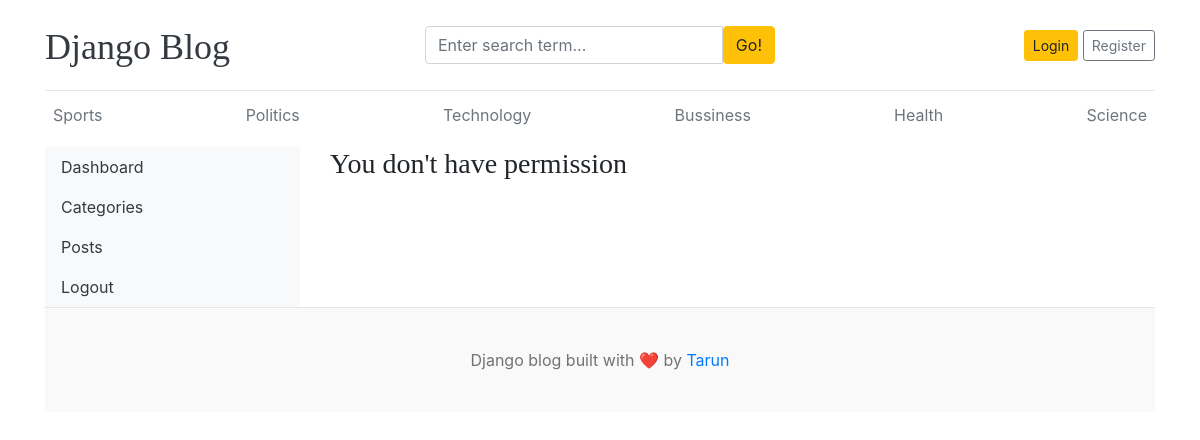
The page /dashboard/users/ on the database its author committed.
### blogs/models.py (models this page shows, shortened)
class Category(models.Model):
    category_name=models.CharField(max_length=100,unique=True)
    created_at=models.DateTimeField(auto_now_add=True)
    updated_at=models.DateTimeField(auto_now=True)
    class Meta:
        verbose_name_plural='categories'

### dashboard/views.py (the view)
# urls.py: path('users/',views.users,name='users'),
def users(request):
    users=User.objects.all()
    context={
        'users':users,
    }
    return render(request,'dashboard/users.html',context)

### blogs/context_processors.py (called while the page is built)
def get_categories(request):
    categories=Category.objects.all()
    return dict(categories=categories)

def get_social_links(request):
    social_links=SocialLinks.objects.all()
    return dict(social_links=social_links)

### templates/dashboard/users.html
{% extends 'base.html' %}
{% block start %}
<div class="row">
    {% include 'dashboard/sidebar.html' %}
    <div class="col-md-9">
        {% if perms.auth.view_user %}
        <h2>All Users</h2>
        <span><a href="{% url 'add_user' %}" class="btn btn-dark text-light float-right">Add New</a></span>
        <table class="table table-hover">
            <thead>
                <tr>
                    <th>#</th>
                    <th>Full Name</th>
                    <th>Username </th>
                    <th>Email </th>
                    <th>Is_Active</th>
                    <th>Is_Staff</th>
                    <th>Is_SuperUser</th>
                    <th>Action</th>
                </tr>
            </thead>
            <tbody>
                {% for user in users %}
                <tr>
                    <th scope="row">{{forloop.counter}}</th>
                    <td>{{user.first_name}} {{user.last_name}}</td>
                    <td>{{user.username}}</td>
                    <td>{{user.email}}</td>
                    <td>{% if user.is_active %}<i class="fa-solid fa-circle-check text-success"></i>{% else %}<i class="fa-solid fa-circle-xmark text-danger"></i>{% endif %}</td>
                    <td>{% if user.is_staff %}<i class="fa-solid fa-circle-check text-success"></i>{% else %}<i class="fa-solid fa-circle-xmark text-danger"></i>{% endif %}</td>
                    <td>{% if user.is_superuser %}<i class="fa-solid fa-circle-check text-success"></i>{% else %}<i class="fa-solid fa-circle-xmark text-danger"></i>{% endif %}</td>
                    <td>
                        <a href="{% url 'edit_user' user.id %}"><i class="fa-solid fa-pen-to-square text-success"></i></a>
                        &nbsp;
                        <a href="{% url 'delete_user' user.id %}"><i class="fa-solid fa-trash text-danger"></i></a>
                    </td>
                </tr>
                {% endfor %}
            </tbody>
        </table>
        {% else %}
        <h3>You don't have permission</h3>
        {% endif %}
    </div>
</div>
{% endblock %}

### templates/base.html (shortened to what this page needs)
{% load static %}
<!DOCTYPE html>
<html lang="en">
<head>
    <link href="https://getbootstrap.com/docs/4.0/dist/css/bootstrap.min.css" rel="stylesheet">
    <link href="{%static 'css/blog.css' %}" rel="stylesheet">
    <link rel="stylesheet" href="https://cdnjs.cloudflare.com/ajax/libs/font-awesome/6.0.0/css/all.min.css" />
  </head>
<body>
    <div class="container">
      <header class="blog-header py-3">
        <div class="row flex-nowrap justify-content-between align-items-center">
          <div class="col-4 pt-1">
            <a class="blog-header-logo text-dark" href="/">Django Blog</a>
          </div>
          <div class="col-4">
            <form action="{% url 'search' %}" method="get">
               <div class="input-group">
                      <input class="form-control" name="keyword" type="text" placeholder="Enter search term..." aria-label="Enter search term..." aria-describedby="button-search" />
                      <button class="btn btn-warning" id="button-search" type="submit">Go!</button>
              </div>
            </form>
          </div>
          <div class="col-4 d-flex justify-content-end align-items-center">
            {% if not user.is_authenticated %}
            <a class="btn btn-sm btn-warning" href="{% url 'login' %}">Login</a> &nbsp;
            <a class="btn btn-sm btn-outline-secondary" href="{% url 'register' %}">Register</a>
            {% endif %}
          </div>
        </div>
      </header>
      <div class="nav-scroller py-1 mb-2">
        <nav class="nav d-flex justify-content-between">
          {% for cat in categories %}
            <a class="p-2 text-muted" href="{% url 'posts_by_category' cat.id %}">{{cat.category_name}}</a>
          {% endfor %}
        </nav>
      </div>
{% block start %}
{% endblock %}
<footer class="blog-footer">
  <p>Django blog built with ❤️ by <a href="#">Tarun</a></p>
</footer>
</body>
</html>

### blog_main/static/css/blog.css (style rules this page uses)
.blog-header { border-bottom: 1px solid #e5e5e5; }
.blog-header-logo { font-family: "Playfair Display", Georgia, "Times New Roman", serif; font-size: 2.25rem; }
h1, h2, h3, h4, h5, h6 { font-family: "Playfair Display", Georgia, "Times New Roman", serif; }
.blog-footer { padding: 2.5rem 0; color: #727272; text-align: center; background-color: #f9f9f9; border-top: .05rem solid #e5e5e5; }
.blog-footer p:last-child { margin-bottom: 0; }

### rows shown on the page
Category: category_name "Sports"
Category: category_name "Politics"
Category: category_name "Technology"
Category: category_name "Bussiness"
Category: category_name "Health"
Category: category_name "Science"
